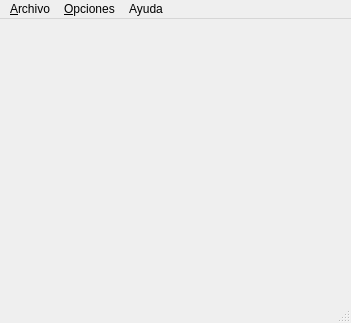
<?xml version="1.0" encoding="UTF-8"?>
<ui version="4.0">
 <class>Game_Frame</class>
 <widget class="QMainWindow" name="Game_Frame">
  <property name="geometry">
   <rect>
    <x>0</x>
    <y>0</y>
    <width>351</width>
    <height>323</height>
   </rect>
  </property>
  <property name="windowTitle">
   <string>MainWindow</string>
  </property>
  <widget class="QWidget" name="centralwidget"/>
  <widget class="QMenuBar" name="menubar">
   <property name="geometry">
    <rect>
     <x>0</x>
     <y>0</y>
     <width>351</width>
     <height>25</height>
    </rect>
   </property>
   <widget class="QMenu" name="menu_Archivo">
    <property name="title">
     <string>&amp;Archivo</string>
    </property>
   </widget>
   <widget class="QMenu" name="menu_Opciones">
    <property name="title">
     <string>&amp;Opciones</string>
    </property>
   </widget>
   <widget class="QMenu" name="menuA_cerca_de">
    <property name="title">
     <string>Ayuda</string>
    </property>
   </widget>
   <addaction name="menu_Archivo"/>
   <addaction name="menu_Opciones"/>
   <addaction name="menuA_cerca_de"/>
  </widget>
  <widget class="QStatusBar" name="statusbar"/>
 </widget>
 <resources/>
 <connections/>
</ui>
